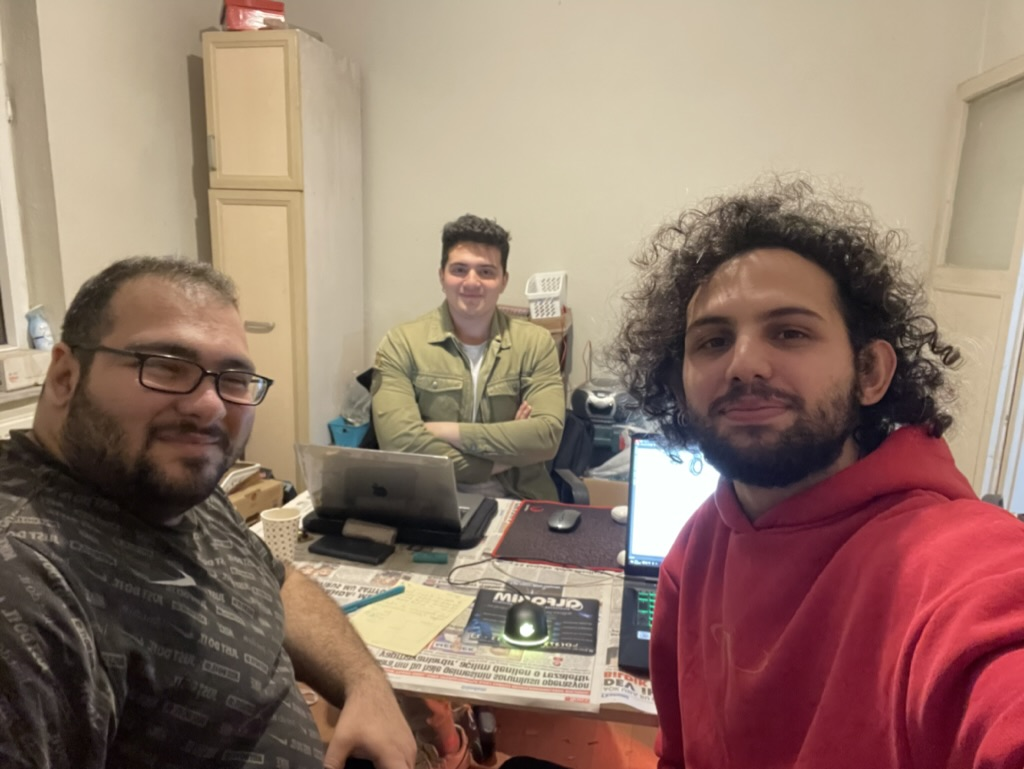
#> input picture bullShit/test.jpg, 1024 x 769 px, found by its file name
$ python face_falan.py
#> lines starting #> are read from the running program, lines starting #| are printed output that depends on the picture; after the words box and inside, x2 and y2 are one past the last pixel; in counts of white or black regions, pixels touching at a corner belong together
import cv2

# Load the cascade
face_cascade = cv2.CascadeClassifier('/Users/yigitcaneroglu/opencv-4.5.0/data/haarcascades/haarcascade_frontalface_default.xml')
# Read the input image
path = "/Users/yigitcaneroglu/cuaqcu/ai_falan/bullShit/test.jpg"
img = cv2.imread(path)
#> img is the input picture: shape (769, 1024, 3); mean B, G, R 107.2, 121.1, 147.2
# Convert into grayscale
gray = cv2.cvtColor(img, cv2.COLOR_BGR2GRAY)
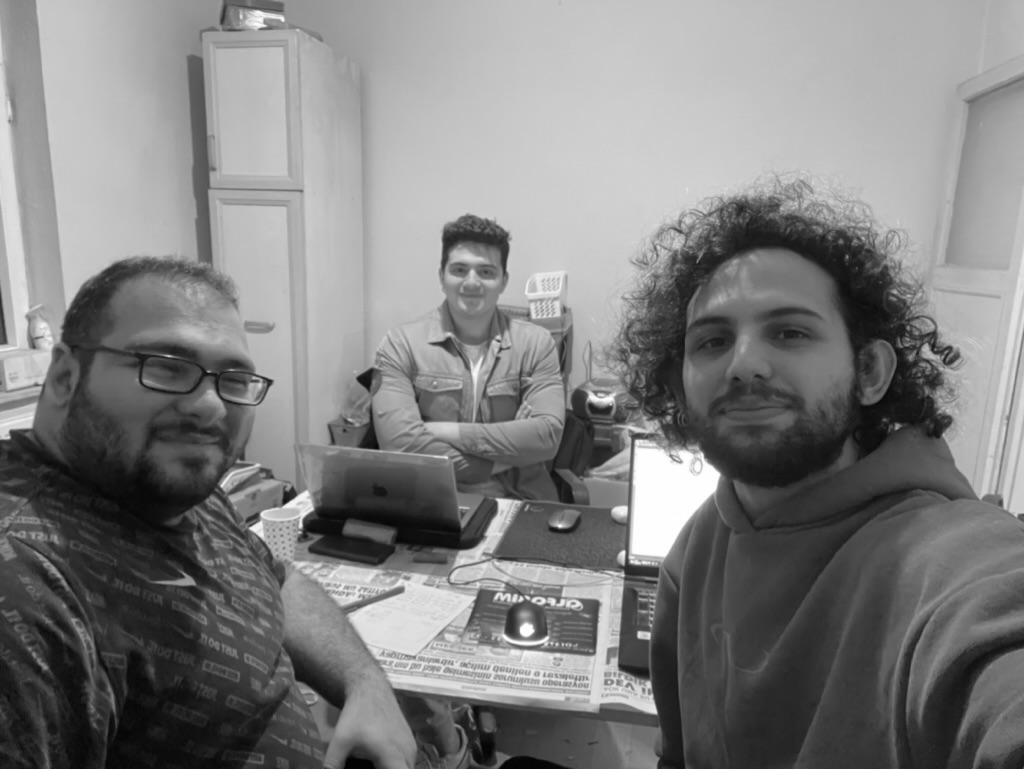
#> gray: shape (769, 1024); min 1, max 255, mean 127.3
# Detect faces
faces = face_cascade.detectMultiScale(gray, 1.1, 4)
#> faces = [[433, 240, 79, 79], [43, 350, 62, 62], [559, 326, 81, 81], [646, 253, 209, 209], [94, 298, 186, 186]]
# Draw rectangle around the faces
for (x, y, w, h) in faces:
    cv2.rectangle(img, (x, y), (x+w, y+h), (255, 0, 0), 2)
#> this loop made 5 passes
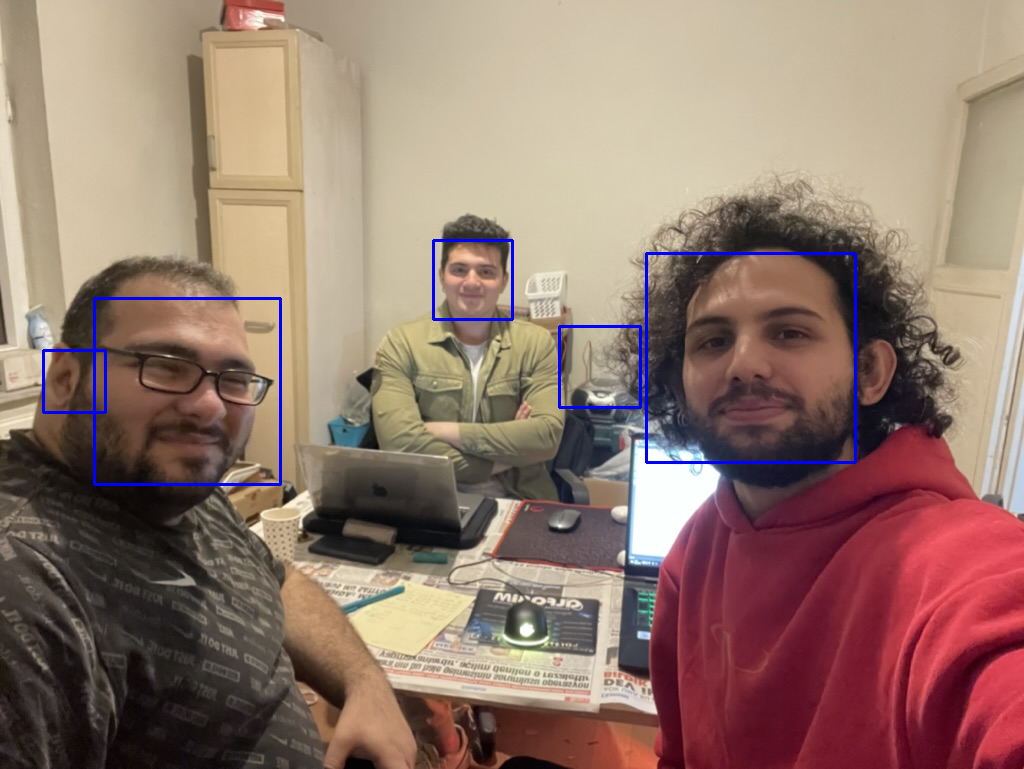
#> img: shape (769, 1024, 3); 0.94% of pixels changed, all inside (x1, y1, x2, y2) = (42, 239, 857, 486)
# Display the output
cv2.imshow('img', img)
cv2.waitKey()
